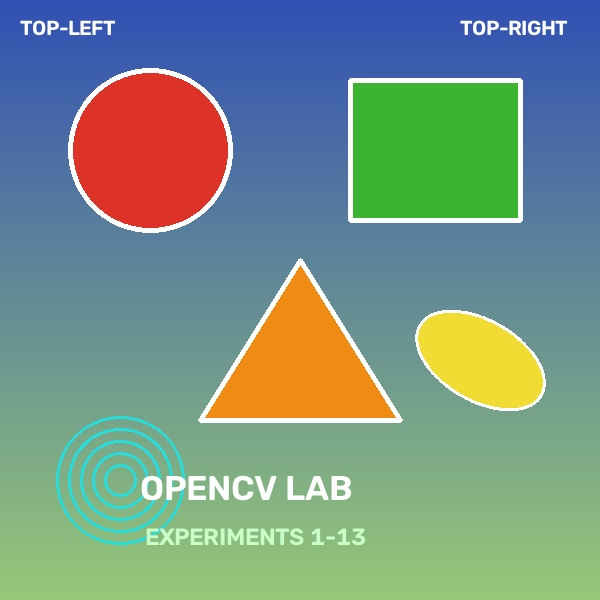
#> input picture LAB/photo.jpg, 600 x 600 px
$ python 'experiment 4.py'
#> lines starting #> are read from the running program, lines starting #| are printed output that depends on the picture
"""
EXPERIMENT 4: Implement histogram equalization on the given image and compare it with the original image using Open CV.

AIM:
    To implement histogram equalization on a given grayscale image to enhance contrast and compare it with the original image using OpenCV.

PROCEDURE:
    1. Import the required libraries: cv2 and matplotlib.pyplot.
    2. Read the input image and convert it to grayscale.
    3. Apply histogram equalization using cv2.equalizeHist().
    4. Compute histograms for both original and equalized images using cv2.calcHist().
    5. Plot the original image, equalized image, and their corresponding histograms side by side.
    6. Save the comparative plot and equalized image to disk.
    7. Display the comparative output.

INPUT:
    photo.jpg (Source image)

OUTPUT:
    experiment 4_output.png (Output image)

RESULT:
    Thus, histogram equalization was successfully implemented on the given image, resulting in enhanced global contrast and an evenly distributed pixel intensity profile.
"""

# ==================== PROGRAM CODE ====================
import cv2
import matplotlib.pyplot as plt

image = cv2.imread("photo.jpg")
#> image is the input picture: shape (600, 600, 3); mean B, G, R 133.6, 146.9, 119.8
gray = cv2.cvtColor(image, cv2.COLOR_BGR2GRAY)
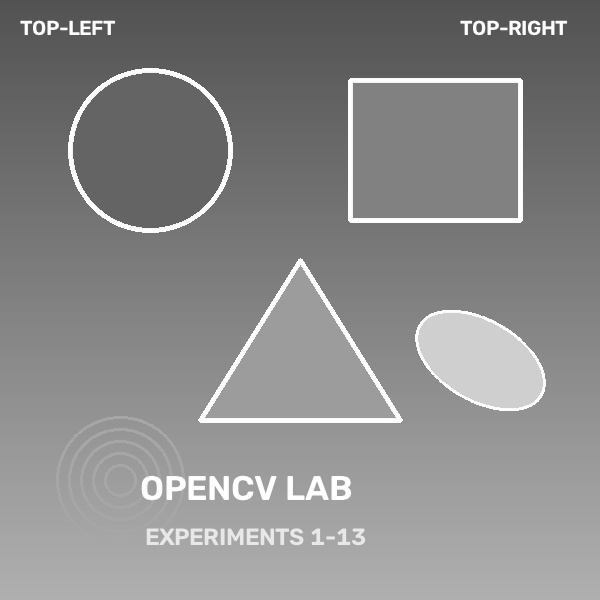
#> gray: shape (600, 600); min 79, max 255, mean 137.3

# Equalize histogram
equalized = cv2.equalizeHist(gray)
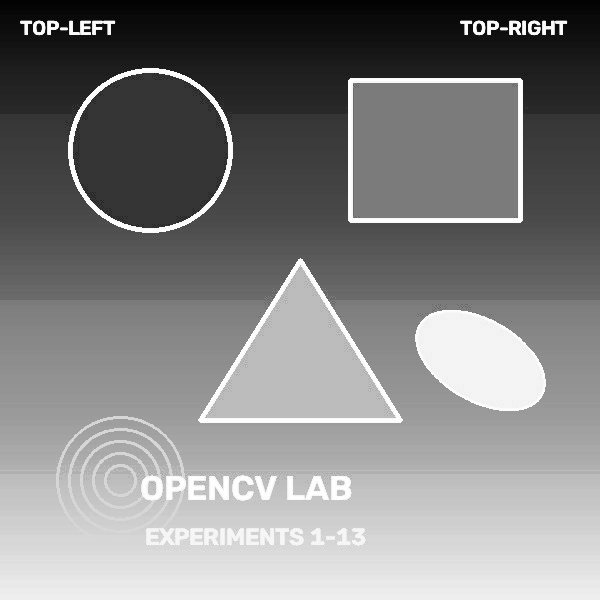
#> equalized: shape (600, 600); min 0, max 255, mean 129.7
cv2.imwrite("experiment 4_equalized.jpg", equalized)

# Plot comparison
plt.figure(figsize=(10, 5))
plt.subplot(2, 2, 1), plt.imshow(gray, cmap='gray'), plt.title('Original Image'), plt.axis('off')
plt.subplot(2, 2, 2), plt.hist(gray.ravel(), 256, [0, 256], color='black'), plt.title('Original Histogram')
plt.subplot(2, 2, 3), plt.imshow(equalized, cmap='gray'), plt.title('Equalized Image'), plt.axis('off')
plt.subplot(2, 2, 4), plt.hist(equalized.ravel(), 256, [0, 256], color='blue'), plt.title('Equalized Histogram')
plt.tight_layout()
plt.savefig("experiment 4_output.png")
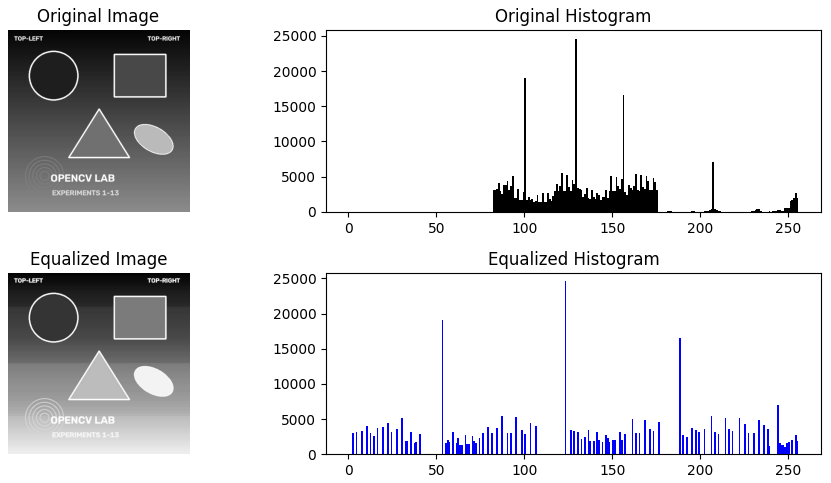
#> figure drawn by matplotlib, 4 panels; panel 2: tallest bar 24571 high, from x = 129 to 130; panel 4: tallest bar 24571 high, from x = 123 to 124
plt.close()
print("Histogram equalization complete.")

print("RESULT: Thus, histogram equalization was successfully implemented on the given image, resulting in enhanced global contrast and an evenly distributed pixel intensity profile.")

$ run again, with LAB/experiment 10_y_axis_flipped.jpg copied over LAB/photo.jpg
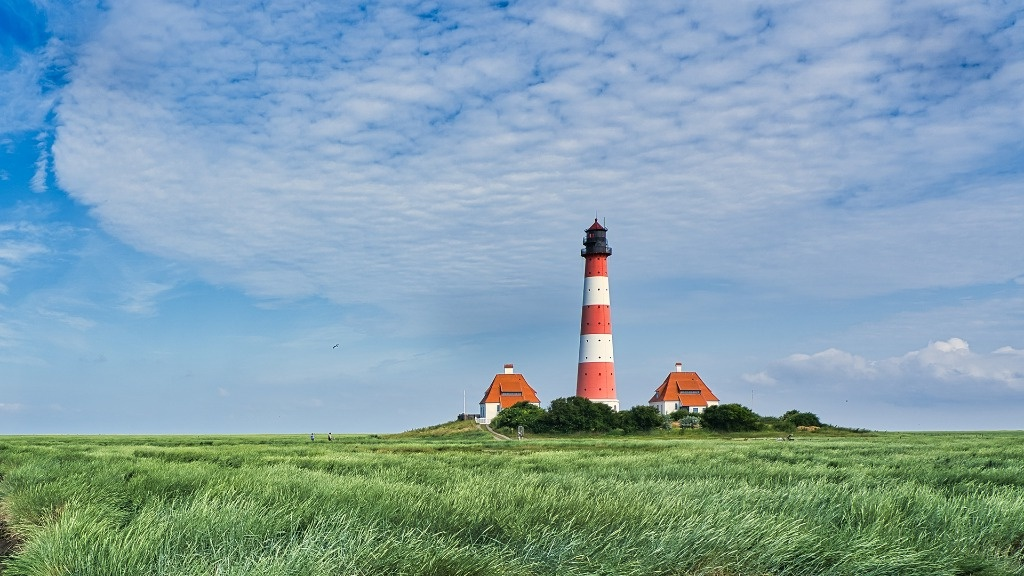
#> input picture LAB/experiment 10_y_axis_flipped.jpg, 1024 x 576 px
#> image is the input picture: shape (576, 1024, 3); mean B, G, R 170.9, 160.8, 129.9
#> `equalized = cv2.equalizeHist(gray)`:
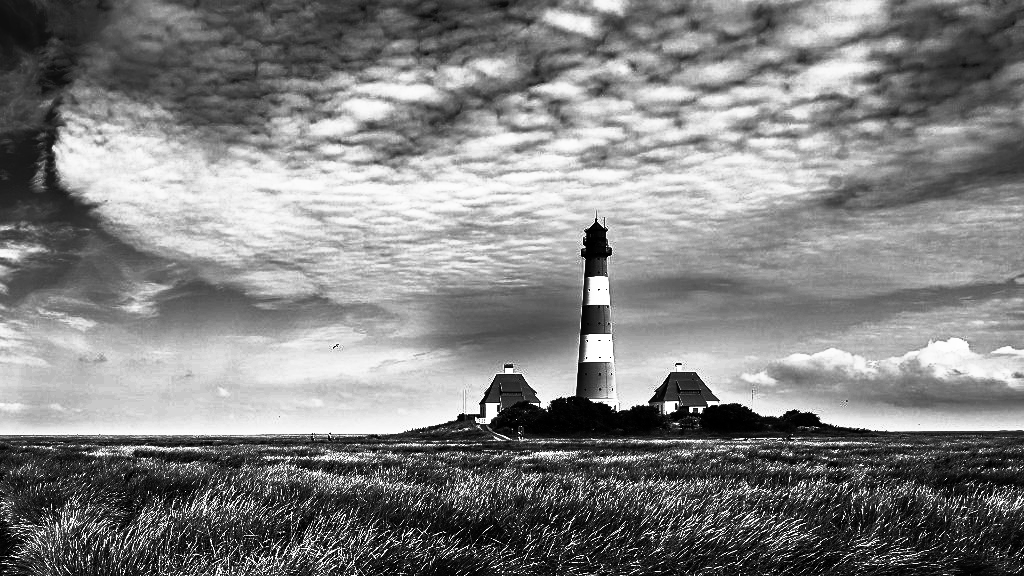
#> equalized: shape (576, 1024); min 0, max 255, mean 129.3
#> `plt.savefig("experiment 4_output.png")`:
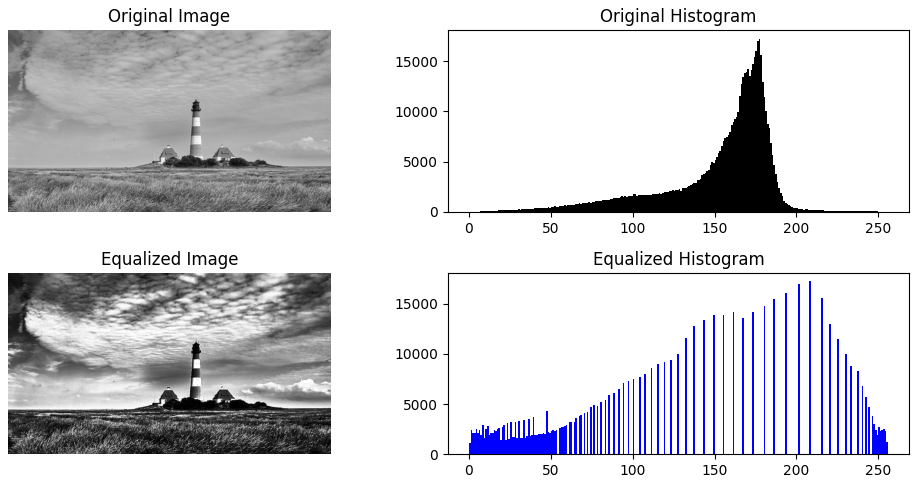
#> figure drawn by matplotlib, 4 panels; panel 2: tallest bar 17195 high, from x = 177 to 178; panel 4: tallest bar 17195 high, from x = 208 to 209
